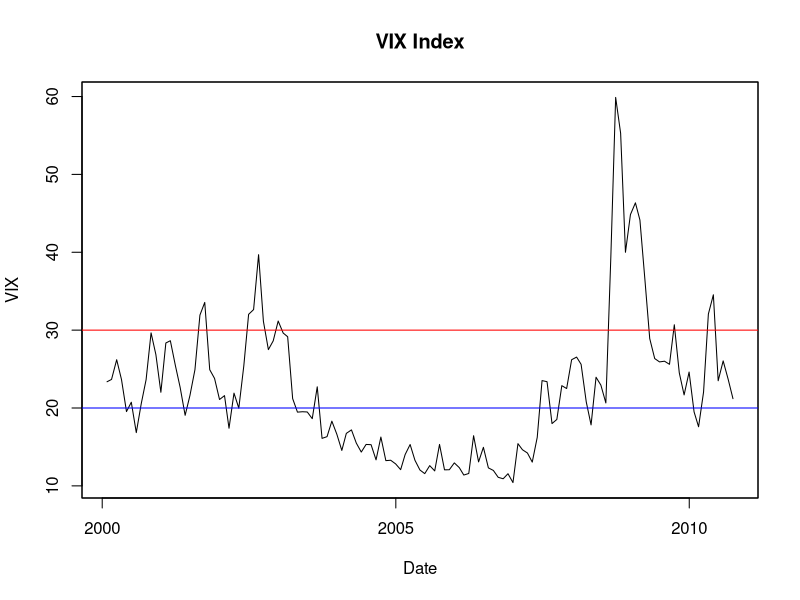

Reproduce this figure in R.
da <- read.csv("./UIP.csv", header=TRUE, na.strings = NA)
# VIX quantiles----------------------------------------------
summary(da$VIX)
quantile(da$VIX, 0.9)
quantile(da$VIX, 0.6)
#Create VIX chart--------------------------------------------
require(zoo)
da$DATE <- as.Date(da$DATE, format = "%d/%m/%Y")
daz <- as.zoo(da[28], order.by = da$DATE)
head(daz)
pdf("VIX2.pdf", paper= "a4", width = 10, title = "VIX")
par(omi = c(0,0,0,0))
plot(daz$VIX, type = 'l', main = "VIX Index", ylab = "VIX", 
     xlab = "Date")
abline(h = 30, col = 'red')
# text does not work with zoo (label?)
text(x = 105, y = 33, labels = "VIX index = 30", col = 'red')
abline(h = 20, col = 'blue')
# text(x = 2004-01-31, y = 22, labels = "VIX index = 20", col = 'blue') 
dev.off()
# Subset for Crisis (C) and Moderation (M)---------------------------
dah <- subset(da, VIX > 30)
dal <- subset(da, VIX < 20)
